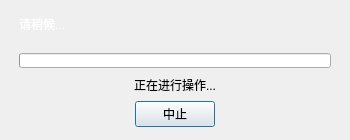
<?xml version="1.0" encoding="UTF-8"?>
<ui version="4.0">
 <class>DialogProgress</class>
 <widget class="QDialog" name="DialogProgress">
  <property name="geometry">
   <rect>
    <x>0</x>
    <y>0</y>
    <width>350</width>
    <height>140</height>
   </rect>
  </property>
  <property name="windowTitle">
   <string>Dialog</string>
  </property>
  <property name="styleSheet">
   <string notr="true">#wdt_main {
	border-width: 40px 10px 10px 10px;
	border-image: url(:/skins/skins/bg_dialogbase.png);
}

#lbl_title {
	color: rgb(255, 255, 255);
}</string>
  </property>
  <layout class="QGridLayout" name="gridLayout">
   <property name="leftMargin">
    <number>0</number>
   </property>
   <property name="topMargin">
    <number>0</number>
   </property>
   <property name="rightMargin">
    <number>0</number>
   </property>
   <property name="bottomMargin">
    <number>0</number>
   </property>
   <property name="spacing">
    <number>6</number>
   </property>
   <item row="0" column="0">
    <widget class="QWidget" name="wdt_main" native="true">
     <layout class="QVBoxLayout" name="verticalLayout_2">
      <property name="spacing">
       <number>0</number>
      </property>
      <property name="leftMargin">
       <number>9</number>
      </property>
      <item>
       <widget class="QWidget" name="wdt_title" native="true">
        <property name="minimumSize">
         <size>
          <width>0</width>
          <height>0</height>
         </size>
        </property>
        <property name="maximumSize">
         <size>
          <width>16777215</width>
          <height>40</height>
         </size>
        </property>
        <layout class="QHBoxLayout" name="horizontalLayout">
         <property name="leftMargin">
          <number>10</number>
         </property>
         <property name="topMargin">
          <number>6</number>
         </property>
         <item>
          <widget class="QLabel" name="lbl_title">
           <property name="text">
            <string>请稍候...</string>
           </property>
           <property name="alignment">
            <set>Qt::AlignHCenter|Qt::AlignTop</set>
           </property>
          </widget>
         </item>
         <item>
          <spacer name="horizontalSpacer">
           <property name="orientation">
            <enum>Qt::Horizontal</enum>
           </property>
           <property name="sizeHint" stdset="0">
            <size>
             <width>40</width>
             <height>20</height>
            </size>
           </property>
          </spacer>
         </item>
        </layout>
       </widget>
      </item>
      <item>
       <widget class="QWidget" name="wdt_content" native="true">
        <layout class="QVBoxLayout" name="verticalLayout">
         <property name="leftMargin">
          <number>10</number>
         </property>
         <property name="topMargin">
          <number>4</number>
         </property>
         <property name="rightMargin">
          <number>10</number>
         </property>
         <property name="bottomMargin">
          <number>4</number>
         </property>
         <item>
          <widget class="QProgressBar" name="progressBar">
           <property name="maximumSize">
            <size>
             <width>16777215</width>
             <height>15</height>
            </size>
           </property>
           <property name="value">
            <number>0</number>
           </property>
           <property name="textVisible">
            <bool>false</bool>
           </property>
          </widget>
         </item>
         <item>
          <layout class="QHBoxLayout" name="horizontalLayout_3">
           <item>
            <widget class="QLabel" name="lbl_state">
             <property name="text">
              <string>正在进行操作...</string>
             </property>
             <property name="alignment">
              <set>Qt::AlignCenter</set>
             </property>
            </widget>
           </item>
          </layout>
         </item>
         <item>
          <layout class="QHBoxLayout" name="horizontalLayout_2">
           <item>
            <spacer name="horizontalSpacer_4">
             <property name="orientation">
              <enum>Qt::Horizontal</enum>
             </property>
             <property name="sizeHint" stdset="0">
              <size>
               <width>40</width>
               <height>20</height>
              </size>
             </property>
            </spacer>
           </item>
           <item>
            <widget class="QPushButton" name="btn_stop">
             <property name="text">
              <string>中止</string>
             </property>
            </widget>
           </item>
           <item>
            <spacer name="horizontalSpacer_5">
             <property name="orientation">
              <enum>Qt::Horizontal</enum>
             </property>
             <property name="sizeHint" stdset="0">
              <size>
               <width>40</width>
               <height>20</height>
              </size>
             </property>
            </spacer>
           </item>
          </layout>
         </item>
        </layout>
       </widget>
      </item>
     </layout>
    </widget>
   </item>
  </layout>
 </widget>
 <resources/>
 <connections/>
</ui>
